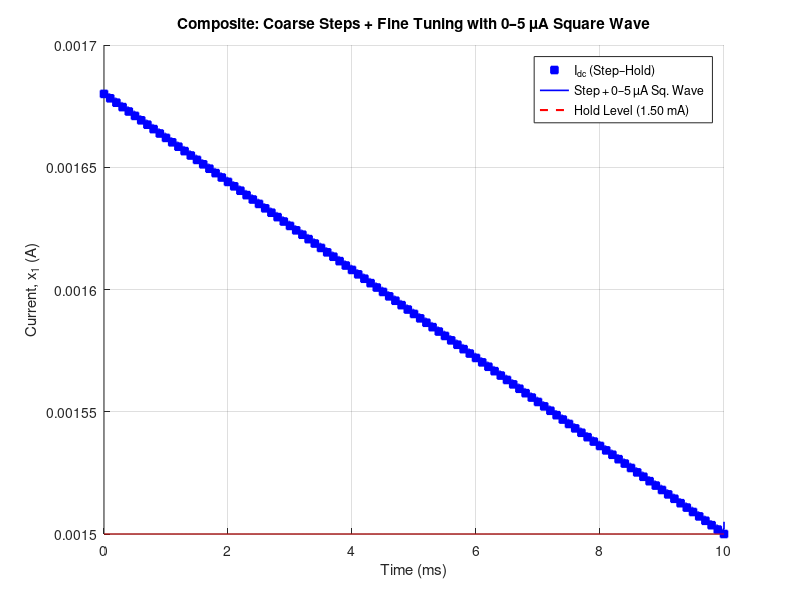

Recreate this plot in MATLAB.
%% 1) Example step‐hold data (ms & A)
step_time = (0:100)*0.1;                   % 0 → 10 ms in 0.1 ms steps (101 points)
step_x1   = linspace(1.68e-3,1.50e-3,101); % ramp from 1.68 mA down to 1.50 mA

%% 2) Square‐wave parameters
f_sq = 29.1e3;     % 29.1 kHz
A_sq = 5e-6;       % 0 → +5 µA (we’ll only add positive excursions)

%% 3) Build fine time‐base & interpolate
t_fine = linspace(step_time(1), step_time(end), 20000);  % in ms
x_hold = interp1(step_time, step_x1, t_fine, 'previous');

%% 4) Generate square wave and mask out the ramp portion
sq = square(2*pi*f_sq*(t_fine*1e-3));  % ±1 at 29.1 kHz
is_hold = x_hold <= min(step_x1)+1e-12; % “true” only on the final plateau

x_mod       = x_hold;
x_mod(is_hold) = x_hold(is_hold) + (A_sq/2)*(sq(is_hold)+1);
% (sq+1)/2 goes from 0→1, so we add 0→+5 µA

%% 5) Plot the result
figure('Color','w'); hold on;

% — Blue markers at each coarse step
plot(step_time, step_x1, 'sb', ...
     'MarkerFaceColor','b', 'MarkerSize',5, 'LineWidth',1.2);

% — Blue line (with wiggles only on final hold)
plot(t_fine, x_mod, '-b', 'LineWidth',1.2);

% — Red dashed reference at the 1.50 mA hold level
href = min(step_x1);
plot(t_fine, href*ones(size(t_fine)), '--r', 'LineWidth',1.5);

xlabel('Time (ms)');
ylabel('Current, x_1 (A)');
title('Composite: Coarse Steps + Fine Tuning with 0–5 µA Square Wave');
legend('I_{dc} (Step–Hold)','Step + 0–5 µA Sq. Wave','Hold Level (1.50 mA)', ...
       'Location','Best');
grid on;
